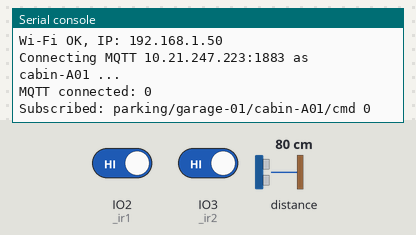
Bench run of a program on a simulated ESP32 board running CircuitPython. Shown: the last lines printed to the serial console. Inputs (shaded band) come from the test bench; at power-on: IO2 (_ir1) HIGH, distance to the obstacle 80 cm, IO3 (_ir2) HIGH. No MQTT or app messages arrive unless stated; values from a settings file that is not in the repository are placeholders; the clock reads 2024-03-15 10:24:30 at power-on unless the program sets it.

Above: at 2.7 s.
2.8 s: IO2 (_ir1) driven LOW
11.8 s: distance to the obstacle set to 2 cm
At 12.6 s:
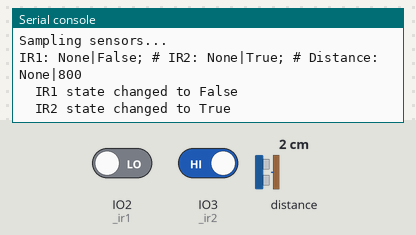
20.8 s: IO2 (_ir1) driven HIGH and IO3 (_ir2) driven LOW
At 21.9 s:
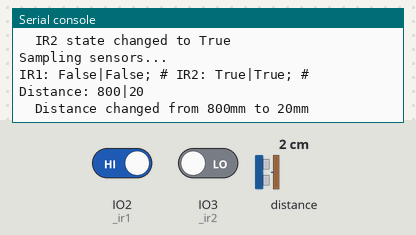
29.8 s: IO3 (_ir2) driven HIGH
32.3 s: IO2 (_ir1) driven LOW
At 41.2 s:
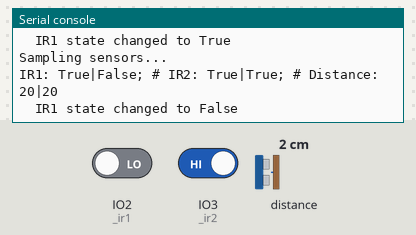
41.3 s: IO2 (_ir1) driven HIGH and IO3 (_ir2) driven LOW
At 51.12 s:
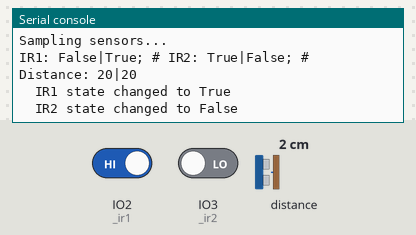

The program:

code.py
```python
# code.py
import time, json
import config
from net import connect_wifi, socket_pool
from mqtt_client import MqttClient
from sensors import Sensors
import wifi

radio = connect_wifi()
pool = socket_pool()
sensors = Sensors(use_s3=True)

# Command handler (only updates state; keep it short)
def handle_cmd(msg):
    if msg == "ping":
        mqtt.publish_json(config.TOP_EVENT, {"type":"pong","ts":time.time(),"device":config.DEVICE_ID})
        return
    try:
        obj = json.loads(msg)
        if "pub_interval" in obj:
            global PUB_INTERVAL
            PUB_INTERVAL = max(1, int(obj["pub_interval"]))
            mqtt.publish_json(config.TOP_EVENT, {"type":"pub_interval_set","value":PUB_INTERVAL,"ts":time.time()})
    except Exception:
        pass

mqtt = MqttClient(pool, config, on_cmd=handle_cmd)
mqtt.connect()

PUB_INTERVAL = config.PUB_INTERVAL
last_pub = 0
last_sample = 0
SAMPLE_PERIOD = config.SAMPLE_PERIOD

while True:
    try:
        mqtt.loop(timeout=1)
        now = time.monotonic()

        if now - last_sample >= SAMPLE_PERIOD:
            print("Sampling sensors...")
            for ev in sensors.edge_events(dist_threshold=20):
                # Common metadata
                base = {
                    "site": config.SITE_ID,
                    "device": config.DEVICE_ID,
                    "ts": time.time()
                }

                if ev["type"] == "ir1":
                    payload = base.copy()
                    payload["sensor"] = "ir1"
                    payload["present"] = bool(ev["value"])
                    mqtt.publish_json(config.TOP_EVENT_IR1, payload,
                                    retain=config.PRESENCE_RETAIN, qos=1)

                elif ev["type"] == "ir2":
                    payload = base.copy()
                    payload["sensor"] = "ir2"
                    payload["present"] = bool(ev["value"])
                    mqtt.publish_json(config.TOP_EVENT_IR2, payload,
                                    retain=config.PRESENCE_RETAIN, qos=1)

                elif ev["type"] == "distance_change":
                    payload = base.copy()
                    payload["from_mm"] = ev["from"]
                    payload["to_mm"] = ev["to"]
                    mqtt.publish_json(config.TOP_EVENT_DISTANCE, payload,
                                    retain=False, qos=0)

            last_sample = now


        if now - last_pub >= PUB_INTERVAL:
            t = sensors.telemetry()
            t.update({
                "site": config.SITE_ID,
                "device": config.DEVICE_ID,
                "ip": str(radio.ipv4_address),
                "ts": time.time()
            })
            #mqtt.publish_json(config.TOP_TELE, t)
            #print("[TX]", config.TOP_TELE, t)
            last_pub = now

    except (OSError, RuntimeError) as e:
        print("Loop error:", repr(e))
        # (optional) Reconnect Wi-Fi if needed, then reconnect MQTT
        try:
            if not wifi.radio.ipv4_address:
                print("Reconnecting Wi-Fi...")
                wifi.radio.connect(config.SSID, config.PWD)
                print("Wi-Fi reconnected:", wifi.radio.ipv4_address)
        except Exception as we:
            print("Wi-Fi reconnection failed:", repr(we))
            time.sleep(3)
            continue
        mqtt.connect()
```

config.py
```python
# config.py
import os, wifi

def _mac_suffix():
    m = wifi.radio.mac_address
    return f"{m[-3]:02X}{m[-2]:02X}{m[-1]:02X}"

SSID = os.getenv("CIRCUITPY_WIFI_SSID")
PWD  = os.getenv("CIRCUITPY_WIFI_PASSWORD")
if not SSID or not PWD:
    raise RuntimeError("Missing Wi-Fi credentials in settings.toml")

BROKER   = os.getenv("MQTT_BROKER") or "10.30.136.215"
PORT     = int(os.getenv("MQTT_PORT") or "1883")
USER     = os.getenv("MQTT_USER") or None
PASSWORD = os.getenv("MQTT_PASSWORD") or None

ROOT      = os.getenv("TOPIC_BASE") or "parking"
SITE_ID   = os.getenv("SITE_ID")   or "default-site"
DEVICE_ID = os.getenv("DEVICE_ID") or f"esp32c6-{_mac_suffix()}"

PUB_INTERVAL = max(1, int(os.getenv("PUB_INTERVAL_SEC") or "10"))
SAMPLE_PERIOD = float(os.getenv("SAMPLE_PERIOD_SEC") or "0.05")   # sensor poll rate
IR_PULLUPS = (os.getenv("IR_PULLUPS") != "0")

# Topics
TOP_DEV   = f"{ROOT}/{SITE_ID}/{DEVICE_ID}"
TOP_TELE  = f"{TOP_DEV}/telemetry"
TOP_EVENT = f"{TOP_DEV}/event"
TOP_CMD   = f"{TOP_DEV}/cmd"
TOP_STAT  = f"{TOP_DEV}/status"

TOP_EVENT_IR1 = f"{TOP_DEV}/presence/entry"
TOP_EVENT_IR2 = f"{TOP_DEV}/presence/full"
TOP_EVENT_DISTANCE = f"{TOP_DEV}/distance/event"

# Retain presence state so subscribers can read the latest value on connect
PRESENCE_RETAIN = (os.getenv("PRESENCE_RETAIN") != "0")  # default True
```

net.py
```python
# net.py
import wifi, socketpool, config

def connect_wifi():
    print("Connecting Wi-Fi...")
    wifi.radio.connect(config.SSID, config.PWD)
    print("Wi-Fi OK, IP:", wifi.radio.ipv4_address)
    return wifi.radio

def socket_pool():
    return socketpool.SocketPool(wifi.radio)
```

mqtt_client.py
```python
# mqtt_client.py
import time, json
from adafruit_minimqtt import adafruit_minimqtt as MQTT

class MqttClient:
    def __init__(self, pool, cfg, on_cmd=None):
        self.cfg = cfg
        self.on_cmd = on_cmd
        # Handle old/new MiniMQTT signatures
        try:
            self.client = MQTT.MQTT(
                broker=cfg.BROKER, port=cfg.PORT, username=cfg.USER, password=cfg.PASSWORD,
                socket_pool=pool, is_ssl=False, keep_alive=30
            )
        except TypeError:
            MQTT.set_socket(pool, None)
            self.client = MQTT.MQTT(
                broker=cfg.BROKER, port=cfg.PORT, username=cfg.USER, password=cfg.PASSWORD,
                is_ssl=False, keep_alive=30
            )

        # Callbacks
        self.client.on_connect = self._on_connect
        self.client.on_disconnect = self._on_disconnect
        self.client.on_message = self._on_message
        self.client.on_subscribe = self._on_subscribe

        # LWT
        self.client.will_set(cfg.TOP_STAT, json.dumps({
            "site": cfg.SITE_ID, "device": cfg.DEVICE_ID, "status": "offline"
        }), retain=True)

    # Public API
    def connect(self):
        while True:
            try:
                print(f"Connecting MQTT {self.cfg.BROKER}:{self.cfg.PORT} as {self.cfg.DEVICE_ID} ...")
                self.client.connect()
                return
            except Exception as e:
                print("MQTT connect error:", repr(e))
                time.sleep(3)

    def loop(self, timeout=1):
        self.client.loop(timeout=timeout)

    def publish_json(self, topic, obj, retain=False, qos=0):
        self.client.publish(topic, json.dumps(obj), retain=retain, qos=qos)

    def subscribe(self, topic, qos=0):
        self.client.subscribe(topic, qos=qos)

    # Internals
    def _on_connect(self, c, u, flags, rc):
        print("MQTT connected:", rc)
        self.subscribe(self.cfg.TOP_CMD, qos=0)
        self.publish_json(self.cfg.TOP_STAT, {
            "site": self.cfg.SITE_ID, "device": self.cfg.DEVICE_ID,
            "ip": str(__import__('wifi').radio.ipv4_address),
            "status": "online", "ts": time.time()
        }, retain=True)

    def _on_disconnect(self, c, u, rc):
        print("MQTT disconnected:", rc)

    def _on_subscribe(self, c, u, topic, qos):
        print("Subscribed:", topic, qos)

    def _on_message(self, c, topic, msg):
        if topic == self.cfg.TOP_CMD and self.on_cmd:
            try:
                self.on_cmd(msg)
            except Exception as e:
                print("cmd error:", repr(e))
```

sensors.py
```python
# sensors.py
import time, board, busio, digitalio, adafruit_vl53l0x, config

class Sensors:
    def __init__(self, use_s3=True, use_c6=False):
        # IR inputs on IO2 / IO3
        self._ir1 = digitalio.DigitalInOut(board.IO2)
        self._ir1.direction = digitalio.Direction.INPUT
        self._ir2 = digitalio.DigitalInOut(board.IO3)
        self._ir2.direction = digitalio.Direction.INPUT
        if config.IR_PULLUPS:
            self._ir1.pull = digitalio.Pull.UP
            self._ir2.pull = digitalio.Pull.UP

        # I2C
        if use_c6:
            i2c = busio.I2C(scl=board.IO15, sda=board.IO14)   # ESP32-C6
        else:
            i2c = busio.I2C(scl=board.IO9, sda=board.IO8)     # ESP32-S3
        self._vl53 = adafruit_vl53l0x.VL53L0X(i2c)

        # state for edge detection
        self._last_ir1 = None
        self._last_ir2 = None
        self._last_dist = None

    def read(self):
        # Inverted logic: true when detecting something, false when not detecting
        occ1 = bool(self._ir1.value) if config.IR_PULLUPS else (not self._ir1.value)
        occ2 = bool(self._ir2.value) if config.IR_PULLUPS else (not self._ir2.value)
        dist = int(self._vl53.range)
        return occ1, occ2, dist

    def telemetry(self):
        occ1, occ2, dist = self.read()
        return {"ir1": occ1, "ir2": occ2, "distance_mm": dist}

    def edge_events(self, dist_threshold=20):
        events = []
        occ1, occ2, dist = self.read()

        print(f"IR1: {self._last_ir1}|{occ1}; # IR2: {self._last_ir2}|{occ2}; # Distance: {self._last_dist}|{dist}")

        if self._last_ir1 is None or occ1 != self._last_ir1:
            events.append({"type": "ir1", "value": occ1})
            print(f"  IR1 state changed to {occ1}")
            self._last_ir1 = occ1

        if self._last_ir2 is None or occ2 != self._last_ir2:
            events.append({"type": "ir2", "value": occ2})
            print(f"  IR2 state changed to {occ2}")
            self._last_ir2 = occ2

        if self._last_dist is None:
            self._last_dist = dist
        else:
            if abs(dist - self._last_dist) >= dist_threshold:
                events.append({"type": "distance_change", "from": self._last_dist, "to": dist})
                print(f"  Distance changed from {self._last_dist}mm to {dist}mm")
                self._last_dist = dist

        return events
```

Measured:
- after the input at 32.3 s, the serial console: prints a new line after 8.5 s (image 3)
- after the input at 41.3 s, the serial console: prints a new line after 9.6 s (image 4)
